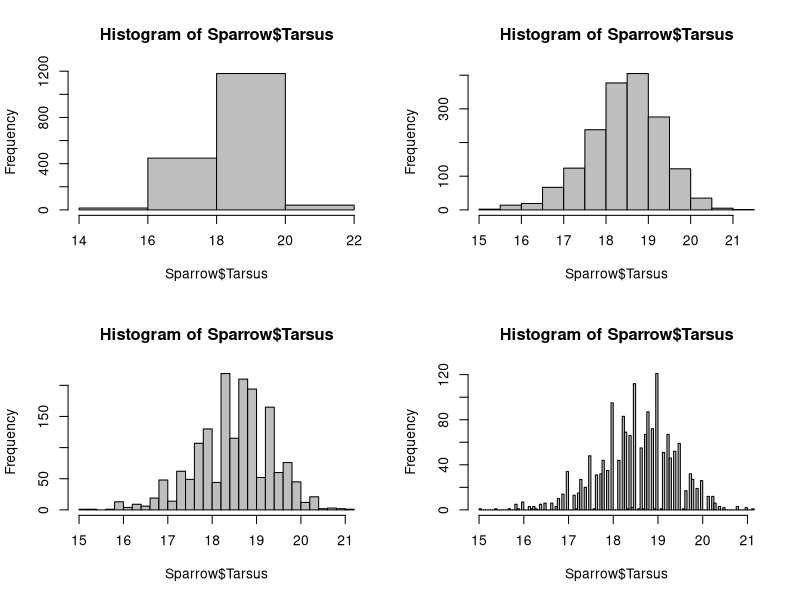
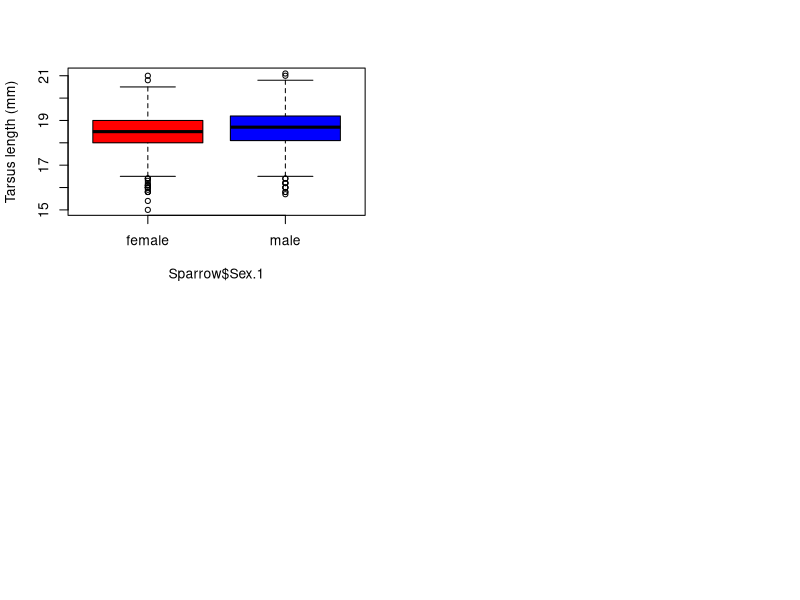

The R script that drew these images, in order:
library(lme4) # loads package lme4
require(lme4) # loads package lme4 only if it's not already loaded



Sparrow <- read.table("../Data/SparrowSize.txt", header=TRUE)

mean(Sparrow$Tarsus, na.rm=TRUE) #na.rm removes all NA values before computation

median(Sparrow$Tarsus, na.rm=TRUE)

par(mfrow = c(2, 2)) # Puts the displays in a 2x2 grid
hist(Sparrow$Tarsus, breaks=3, col="grey")
hist(Sparrow$Tarsus, breaks=10, col="grey")
hist(Sparrow$Tarsus, breaks=30, col="grey")
hist(Sparrow$Tarsus, breaks=100, col="grey")
	
require(modeest)	

mlv(Sparrow$Tarsus, na.rm=TRUE) # Uses modeest to estimate the mode

Sparr2<-subset(Sparrow, Sparrow$Tarsus!="NA") # Makes a new df with Tarsus, removes NA values

SparrWing<-subset(Sparrow, Sparrow$Wing!="NA")
length(SparrWing$Wing)

range(Sparrow$Tarsus, na.rm=TRUE) # Measures range

var(Sparrow$Tarsus, na.rm=TRUE) # Measures varience

sd(Sparrow$Tarsus, na.rm=TRUE) # Mesures st.dev

zTarsus <- (Sparr2$Tarsus - mean(Sparr2$Tarsus))/sd(Sparr2$Tarsus)
summary(zTarsus)
names(Sparrow)
var(Sparrow$Mass, na.rm=TRUE)
head(Sparrow$Bill)

boxplot(Sparrow$Tarsus~Sparrow$Sex.1, col = c("red", "blue"), ylab="Tarsus length (mm)")
